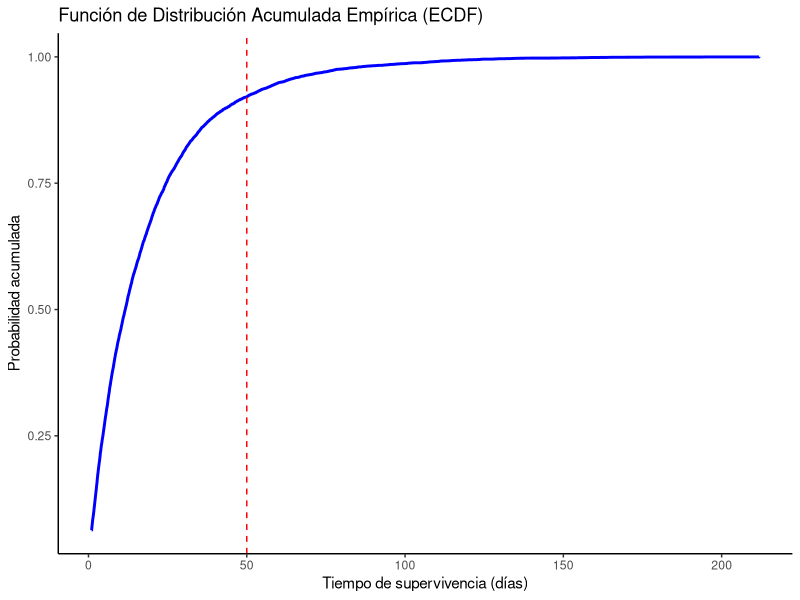
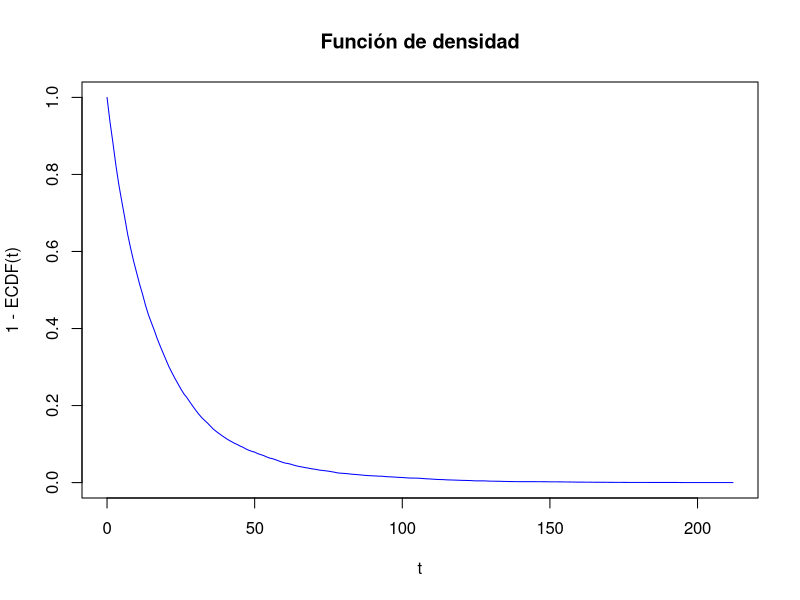
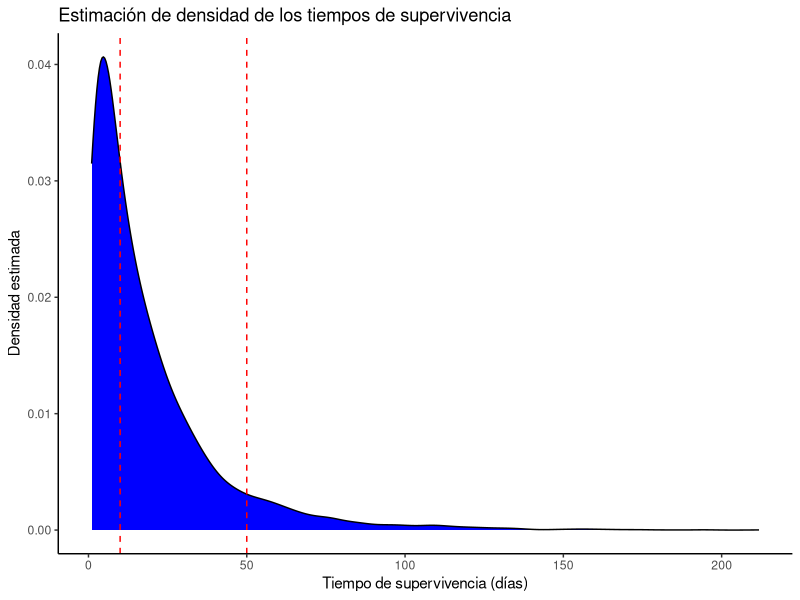
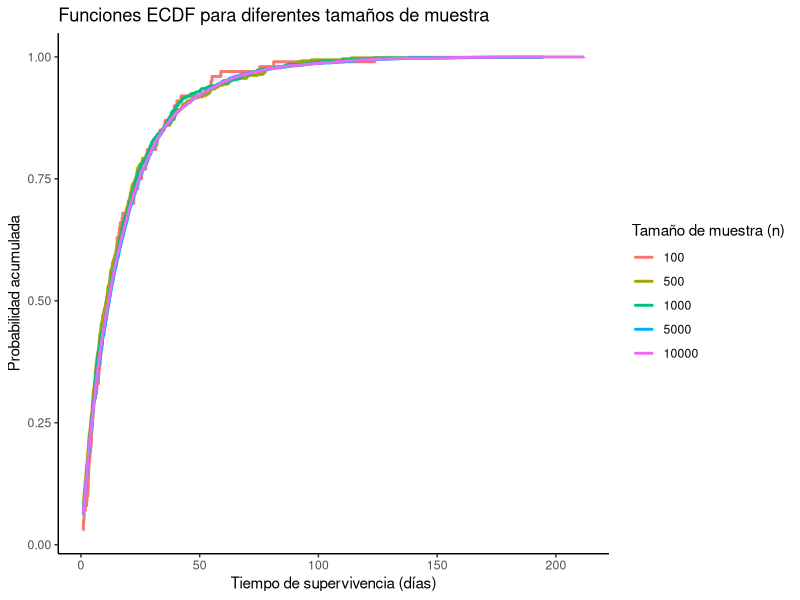
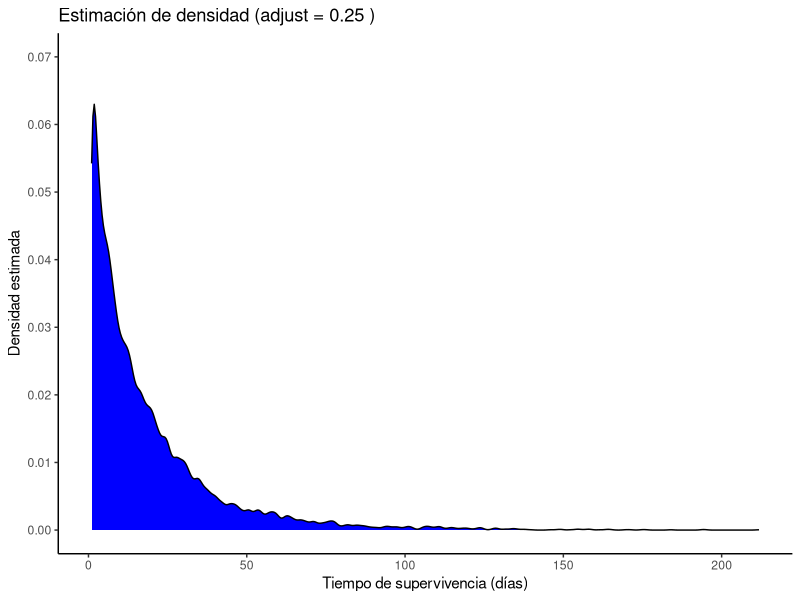
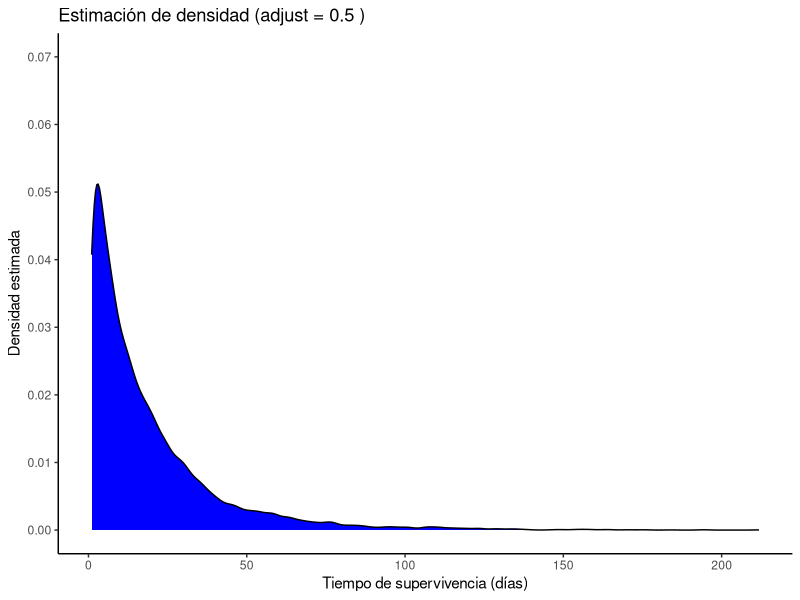
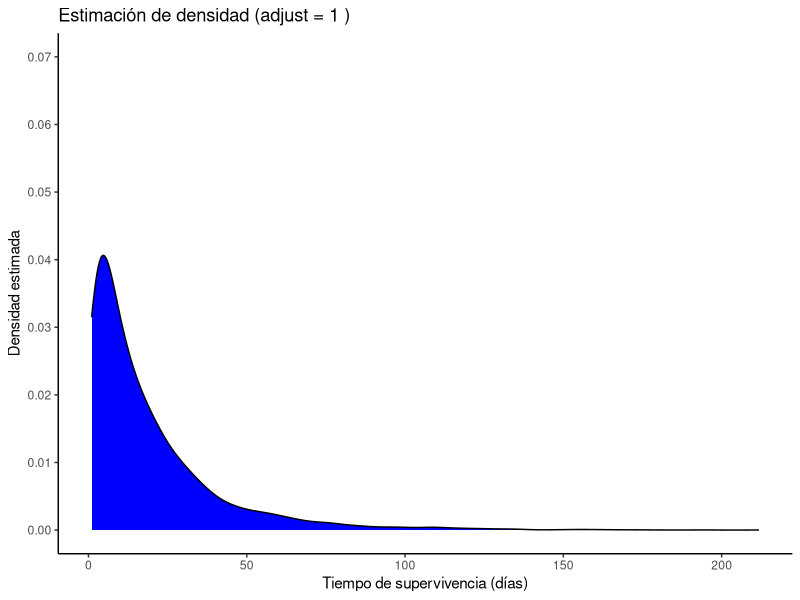
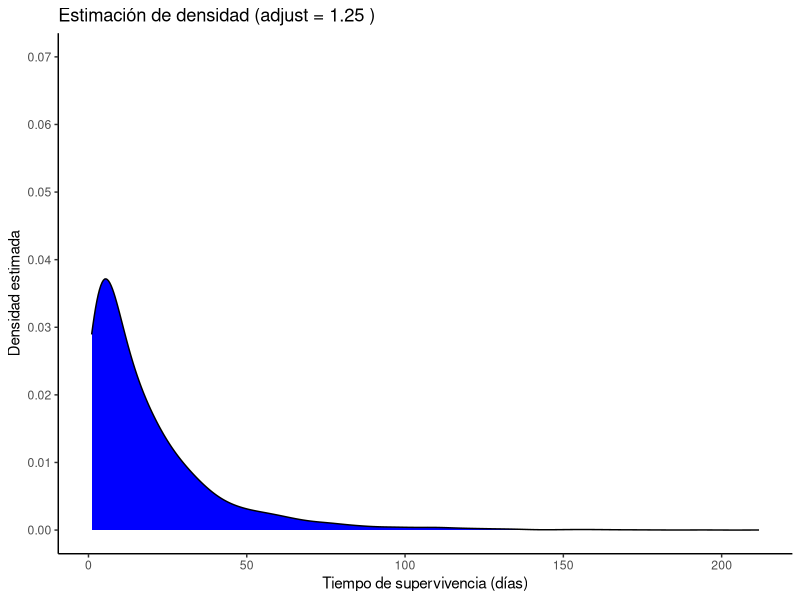

Reproduce these figures in R, in order.
library(tidyverse)

rm(list = ls())

#setwd("C:\\LUCA\\UdeSA\\Métodos Econométricos y Organización Industrial Aplicada\\TPs\\TP 1")
#setwd("nina")
#setwd("lujan")
datos <- read.csv("Base de datos TP 1.csv")

#1. Estimen y grafiquen la función de distribución acumulada para toda la muestra (ecdf), sin distinguir entre diferentes 
#grupos de personas. Interpreten el valor de la ECDF cuando el tiempo de supervivencia es 50 unidades de tiempo.

ggplot(datos, aes(x = time)) +
  stat_ecdf(color = "blue", pad = F, linewidth = 1) +
  geom_vline(xintercept = 50, linetype = "dashed", color = "red") +
  labs(title = "Función de Distribución Acumulada Empírica (ECDF)",
       x = "Tiempo de supervivencia (días)",
       y = "Probabilidad acumulada") +
  theme_classic()

#Tiempo de supervivencia es 50 días
ecdf_fun <- ecdf(datos$time)
ecdf_fun(50)

#2. Estimen y grafiquen la función de supervivencia e interpreten los resultados obtenidos, ¿cómo describirían los resultados 
#del tratamiento sobre la supervivencia? (mayores momentos de mortalidad, tiempo mediano de supervivencia, etc). 1 Bonus: pue
#-den agregar intervalos de confianza.

t_values <- 0:212
densidad <- numeric(length(t_values))

# Calcular 1 - ECDF(t)
for (i in seq_along(t_values)) {
  t <- t_values[i]
  densidad[i] <- 1 - ecdf_fun(t)
}

# Graficamos
plot(t_values, densidad, type = "l", col = "blue",
     xlab = "t", ylab = "1 - ECDF(t)", main = "Función de densidad")

#3. Estimen la densidad de los tiempos de supervivencia utilizando alguno de los kernels vistos en clase (definan el bandwith 
#con la Regla de Oro de Silverman) y grafiquen. ¿Cuáles son los tiempos de supervivencia más comunes? ¿Qué pueden decir sobre 
#la variabilidad de los tiempos de supervivencia? Comparen la densidad estimada en el tiempo 50 y 10 e interpreten.

#Por simplicidad, usamos el kernel gaussiano de segundo órden, donde el bandwith óptimo según la regla de oro tiene la siguien
#-te expresión: h = 1.06 * sigma_hat * n ^ {-1 / 5}. Luego:

n <- length(datos$time)
sigma_hat <- sd(datos$time)
bw_gr <- 1.06 * sigma_hat * n ^ (-1/5)

densidad <- density(datos$time, kernel = "gaussian", bw = bw_gr, adjust = 1)

#10 tiempos más comunes
top_10 <- densidad$x[order(densidad$y, decreasing = T)[1:10]]
print(top_10)

#Densidad estimada en time = 50 vs time = 10
dens_10 <- approx(densidad$x, densidad$y, xout = 10)$y
dens_50 <- approx(densidad$x, densidad$y, xout = 50)$y

cat("Densidad estimada en el tiempo 10:", dens_10, "Densidad estimada en el tiempo 50:", dens_50, "\n")

#Graficamos
ggplot(datos, aes(x = time)) +
  geom_density(kernel = "gaussian", bw = bw_gr, adjust = 1, fill = "blue") +
  geom_vline(xintercept = c(10, 50), linetype = "dashed", color = "red") +
  labs(title = "Estimación de densidad de los tiempos de supervivencia",
       x = "Tiempo de supervivencia (días)",
       y = "Densidad estimada") +
  theme_classic()

#4. Generen un grupo de gráficos que muestre cómo cambia la estimacion de la función de distribución acumulada empírica a medi
#-da que aumenta la cantidad de observaciones. Para esto pueden sacar muestras aleatorias de la base con diferente cantidad de 
#observaciones. Expliquen lo que observan.

tamaño <- c(100, 500, 1000, 5000, 10000)

df_total <- data.frame()

for (n in tamaño) {
  muestra <- sample(datos$time, size = n, replace = FALSE)
  df <- data.frame(time = muestra, n = as.factor(n))
  df_total <- rbind(df_total, df)
}

ggplot(df_total, aes(x = time, color = n)) +
  stat_ecdf(linewidth = 1, pad = F) +
  labs(title = "Funciones ECDF para diferentes tamaños de muestra",
       x = "Tiempo de supervivencia (días)",
       y = "Probabilidad acumulada",
       color = "Tamaño de muestra (n)") +
  theme_classic()

#5. Generen un grupo de gráficos que muestre cómo cambia la estimación de densidad de los tiempos de supervivencia para dife
#-rentes valores del bandwith (utilice un kernel Gaussiano). Expliquen lo que observan.

output_folder <- "graficos_density"
if (!dir.exists(output_folder)) dir.create(output_folder)

adjust <- c(0.25, 0.5, 1, 1.25, 1.5, 2)

for (i in adjust) {
  plot <- ggplot(datos, aes(x = time)) +
    geom_density(kernel = "gaussian", bw = bw_gr, adjust = i, fill = "blue") +
    scale_y_continuous(limits = c(0, 0.07), breaks = seq(0, 0.07, 0.01)) +
    labs(title = paste("Estimación de densidad (adjust =", i, ")"),
         x = "Tiempo de supervivencia (días)", y = "Densidad estimada") +
    theme_classic()
  
  print(plot)
  
  file_name <- paste0("grafico_density_", i, ".png")
  ggsave(file.path(output_folder, file_name), plot, width = 11, height = 11, dpi = 300)
}
